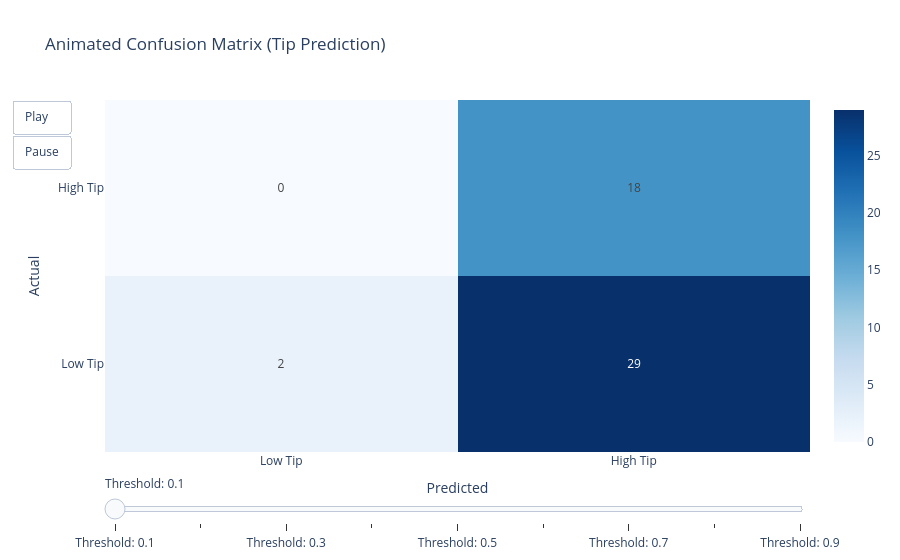

This figure's notebook cell:
### Code cell
thresholds = np.arange(0.1, 1.0, 0.1)

frames = []

for threshold in thresholds:
    
    y_pred = (y_probs >= threshold).astype(int)
    
    cm = confusion_matrix(y_test, y_pred)

    frames.append(go.Frame(
        data=[go.Heatmap(
            z=cm,
            x=['Low Tip', 'High Tip'],
            y=['Low Tip', 'High Tip'],
            text=cm,
            texttemplate='%{text}',
            colorscale='Blues'
        )],
        name=str(round(threshold, 1))
    ))

# Initial matrix
y_pred_init = (y_probs >= thresholds[0]).astype(int)
cm_init = confusion_matrix(y_test, y_pred_init)

fig = go.Figure(
    data=[go.Heatmap(
        z=cm_init,
        x=['Low Tip', 'High Tip'],
        y=['Low Tip', 'High Tip'],
        text=cm_init,
        texttemplate='%{text}',
        colorscale='Blues'
    )],
    frames=frames
)

fig.update_layout(
    title="Animated Confusion Matrix (Tip Prediction)",
    xaxis_title="Predicted",
    yaxis_title="Actual",
    updatemenus=[{
        'type': 'buttons',
        'showactive': False,
        'buttons': [
            {'label': 'Play', 'method': 'animate',
             'args': [None, {'frame': {'duration': 500}, 'fromcurrent': True}]},
            {'label': 'Pause', 'method': 'animate',
             'args': [[None], {'frame': {'duration': 0}, 'mode': 'immediate'}]}
        ]
    }],
    sliders=[{
        'active': 0,
        'steps': [{'args': [[f.name], {'frame': {'duration': 300}, 'mode': 'immediate'}],
                  'label': f'Threshold: {f.name}', 'method': 'animate'} for f in frames],
        'transition': {'duration': 300}
    }]
)

fig.show()

### Figure 1 — Plotly figure (JSON) as saved in the notebook; plotly's stock layout.template omitted (floating-point values rounded to 4 significant figures)
{"data": [{"colorscale": [[0, "rgb(247,251,255)"], [0.125, "rgb(222,235,247)"], [0.25, "rgb(198,219,239)"], [0.375, "rgb(158,202,225)"], [0.5, "rgb(107,174,214)"], [0.625, "rgb(66,146,198)"], [0.75, "rgb(33,113,181)"], [0.875, "rgb(8,81,156)"], [1, "rgb(8,48,107)"]], "text": [[2, 29], [0, 18]], "texttemplate": "%{text}", "type": "heatmap", "x": ["Low Tip", "High Tip"], "y": ["Low Tip", "High Tip"], "z": [[2, 29], [0, 18]]}], "layout": {"sliders": [{"active": 0, "steps": [{"args": [["0.1"], {"frame": {"duration": 300}, "mode": "immediate"}], "label": "Threshold: 0.1", "method": "animate"}, {"args": [["0.2"], {"frame": {"duration": 300}, "mode": "immediate"}], "label": "Threshold: 0.2", "method": "animate"}, {"args": [["0.3"], {"frame": {"duration": 300}, "mode": "immediate"}], "label": "Threshold: 0.3", "method": "animate"}, {"args": [["0.4"], {"frame": {"duration": 300}, "mode": "immediate"}], "label": "Threshold: 0.4", "method": "animate"}, {"args": [["0.5"], {"frame": {"duration": 300}, "mode": "immediate"}], "label": "Threshold: 0.5", "method": "animate"}, {"args": [["0.6"], {"frame": {"duration": 300}, "mode": "immediate"}], "label": "Threshold: 0.6", "method": "animate"}, {"args": [["0.7"], {"frame": {"duration": 300}, "mode": "immediate"}], "label": "Threshold: 0.7", "method": "animate"}, {"args": [["0.8"], {"frame": {"duration": 300}, "mode": "immediate"}], "label": "Threshold: 0.8", "method": "animate"}, {"args": [["0.9"], {"frame": {"duration": 300}, "mode": "immediate"}], "label": "Threshold: 0.9", "method": "animate"}], "transition": {"duration": 300}}], "title": {"text": "Animated Confusion Matrix (Tip Prediction)"}, "updatemenus": [{"buttons": [{"args": [null, {"frame": {"duration": 500}, "fromcurrent": true}], "label": "Play", "method": "animate"}, {"args": [[null], {"frame": {"duration": 0}, "mode": "immediate"}], "label": "Pause", "method": "animate"}], "showactive": false, "type": "buttons"}], "xaxis": {"title": {"text": "Predicted"}}, "yaxis": {"title": {"text": "Actual"}}}}
